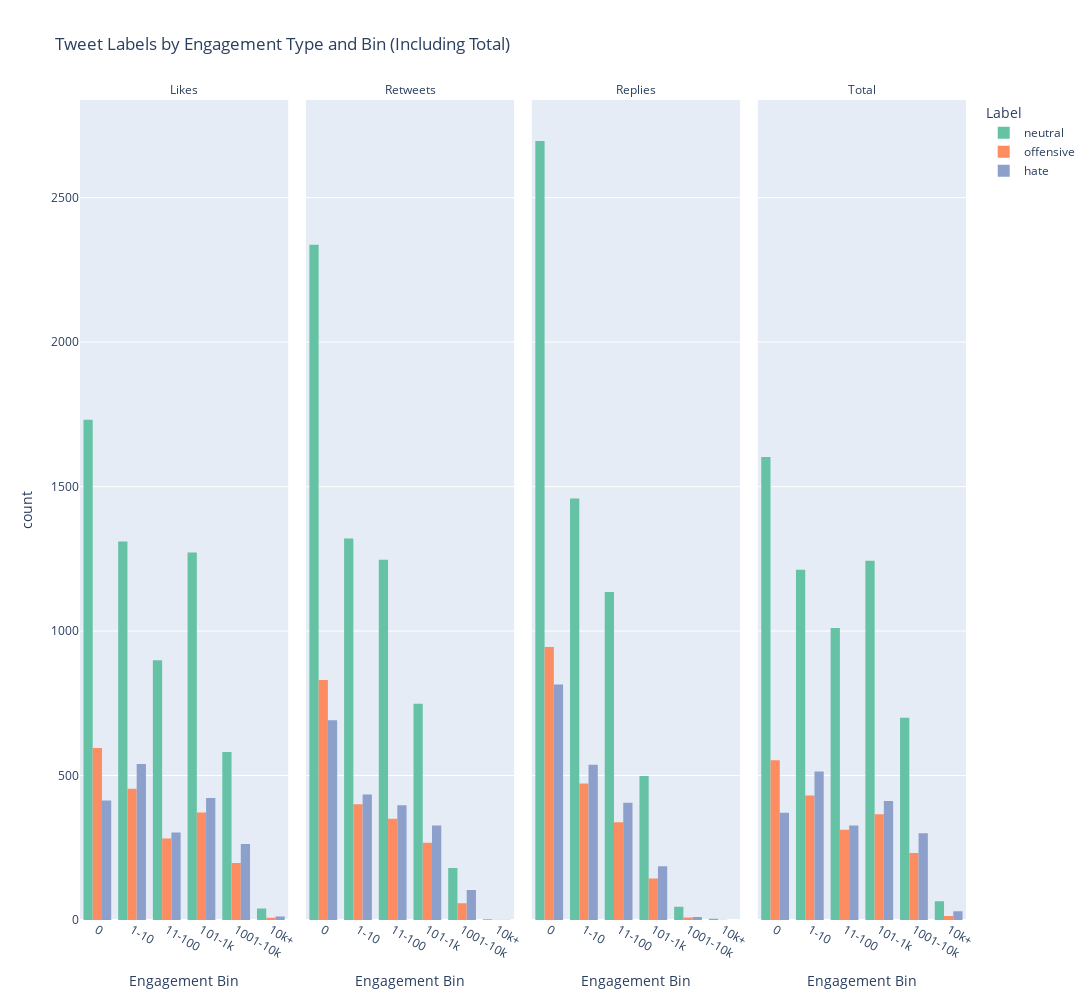

The notebook cell this image was saved under:
### Markdown cell above
### Engagement by Label categories

### Code cell
# Melt individual engagement types
long_df = pd.melt(
    df,
    id_vars='label',
    value_vars=['likes_bin', 'retweets_bin', 'replies_bin'],
    var_name='engagement_type',
    value_name='bin_value'
)

# Clean up engagement type names
long_df['engagement_type'] = long_df['engagement_type'].str.replace('_bin', '').str.capitalize()

# Append the combined engagement data
comb_engagement_df = df[['label', 'engagement_bin']].rename(columns={'engagement_bin': 'bin_value'})
comb_engagement_df['engagement_type'] = 'Total'
long_df = pd.concat([long_df, comb_engagement_df], ignore_index=True)

# Plotly faceted bar chart with combined engagement
fig = px.histogram(
    long_df,
    x='bin_value',
    color='label',
    facet_col='engagement_type',
    category_orders={
        'bin_value': ['0', '1-10', '11-100', '101-1k', '1001-10k', '10k+'],
        'engagement_type': ['Likes', 'Retweets', 'Replies', 'Total']
    },
    color_discrete_sequence=px.colors.qualitative.Set2,
    barmode='group',
    title="Tweet Labels by Engagement Type and Bin (Including Total)",
    labels={'bin_value': 'Engagement Bin', 'count': 'Tweet Count'},
    height=1000,
    width=2400
)

fig.update_layout(
    showlegend=True,
    legend_title_text='Label'
)

fig.for_each_annotation(lambda a: a.update(text=a.text.split("=")[-1]))  # Clean up facet titles

fig.show()

### Figure 1 — Plotly figure (JSON) as saved in the notebook; plotly's stock layout.template omitted (floating-point values rounded to 4 significant figures; data arrays with more than 128 entries replaced by an {"elided": "..."} marker saying what was removed)
{"data": [{"alignmentgroup": "True", "bingroup": "x", "hovertemplate": "label=neutral<br>engagement_type=Likes<br>Engagement Bin=%{x}<br>count=%{y}<extra></extra>", "legendgroup": "neutral", "marker": {"color": "rgb(102,194,165)"}, "name": "neutral", "offsetgroup": "neutral", "orientation": "v", "showlegend": true, "type": "histogram", "x": {"elided": "5838 str values"}, "xaxis": "x", "yaxis": "y"}, {"alignmentgroup": "True", "bingroup": "x", "hovertemplate": "label=neutral<br>engagement_type=Retweets<br>Engagement Bin=%{x}<br>count=%{y}<extra></extra>", "legendgroup": "neutral", "marker": {"color": "rgb(102,194,165)"}, "name": "neutral", "offsetgroup": "neutral", "orientation": "v", "showlegend": false, "type": "histogram", "x": {"elided": "5838 str values"}, "xaxis": "x2", "yaxis": "y2"}, {"alignmentgroup": "True", "bingroup": "x", "hovertemplate": "label=neutral<br>engagement_type=Replies<br>Engagement Bin=%{x}<br>count=%{y}<extra></extra>", "legendgroup": "neutral", "marker": {"color": "rgb(102,194,165)"}, "name": "neutral", "offsetgroup": "neutral", "orientation": "v", "showlegend": false, "type": "histogram", "x": {"elided": "5838 str values"}, "xaxis": "x3", "yaxis": "y3"}, {"alignmentgroup": "True", "bingroup": "x", "hovertemplate": "label=neutral<br>engagement_type=Total<br>Engagement Bin=%{x}<br>count=%{y}<extra></extra>", "legendgroup": "neutral", "marker": {"color": "rgb(102,194,165)"}, "name": "neutral", "offsetgroup": "neutral", "orientation": "v", "showlegend": false, "type": "histogram", "x": {"elided": "5838 str values"}, "xaxis": "x4", "yaxis": "y4"}, {"alignmentgroup": "True", "bingroup": "x", "hovertemplate": "label=offensive<br>engagement_type=Likes<br>Engagement Bin=%{x}<br>count=%{y}<extra></extra>", "legendgroup": "offensive", "marker": {"color": "rgb(252,141,98)"}, "name": "offensive", "offsetgroup": "offensive", "orientation": "v", "showlegend": true, "type": "histogram", "x": {"elided": "1909 str values"}, "xaxis": "x", "yaxis": "y"}, {"alignmentgroup": "True", "bingroup": "x", "hovertemplate": "label=offensive<br>engagement_type=Retweets<br>Engagement Bin=%{x}<br>count=%{y}<extra></extra>", "legendgroup": "offensive", "marker": {"color": "rgb(252,141,98)"}, "name": "offensive", "offsetgroup": "offensive", "orientation": "v", "showlegend": false, "type": "histogram", "x": {"elided": "1909 str values"}, "xaxis": "x2", "yaxis": "y2"}, {"alignmentgroup": "True", "bingroup": "x", "hovertemplate": "label=offensive<br>engagement_type=Replies<br>Engagement Bin=%{x}<br>count=%{y}<extra></extra>", "legendgroup": "offensive", "marker": {"color": "rgb(252,141,98)"}, "name": "offensive", "offsetgroup": "offensive", "orientation": "v", "showlegend": false, "type": "histogram", "x": {"elided": "1909 str values"}, "xaxis": "x3", "yaxis": "y3"}, {"alignmentgroup": "True", "bingroup": "x", "hovertemplate": "label=offensive<br>engagement_type=Total<br>Engagement Bin=%{x}<br>count=%{y}<extra></extra>", "legendgroup": "offensive", "marker": {"color": "rgb(252,141,98)"}, "name": "offensive", "offsetgroup": "offensive", "orientation": "v", "showlegend": false, "type": "histogram", "x": {"elided": "1909 str values"}, "xaxis": "x4", "yaxis": "y4"}, {"alignmentgroup": "True", "bingroup": "x", "hovertemplate": "label=hate<br>engagement_type=Likes<br>Engagement Bin=%{x}<br>count=%{y}<extra></extra>", "legendgroup": "hate", "marker": {"color": "rgb(141,160,203)"}, "name": "hate", "offsetgroup": "hate", "orientation": "v", "showlegend": true, "type": "histogram", "x": {"elided": "1954 str values"}, "xaxis": "x", "yaxis": "y"}, {"alignmentgroup": "True", "bingroup": "x", "hovertemplate": "label=hate<br>engagement_type=Retweets<br>Engagement Bin=%{x}<br>count=%{y}<extra></extra>", "legendgroup": "hate", "marker": {"color": "rgb(141,160,203)"}, "name": "hate", "offsetgroup": "hate", "orientation": "v", "showlegend": false, "type": "histogram", "x": {"elided": "1954 str values"}, "xaxis": "x2", "yaxis": "y2"}, {"alignmentgroup": "True", "bingroup": "x", "hovertemplate": "label=hate<br>engagement_type=Replies<br>Engagement Bin=%{x}<br>count=%{y}<extra></extra>", "legendgroup": "hate", "marker": {"color": "rgb(141,160,203)"}, "name": "hate", "offsetgroup": "hate", "orientation": "v", "showlegend": false, "type": "histogram", "x": {"elided": "1954 str values"}, "xaxis": "x3", "yaxis": "y3"}, {"alignmentgroup": "True", "bingroup": "x", "hovertemplate": "label=hate<br>engagement_type=Total<br>Engagement Bin=%{x}<br>count=%{y}<extra></extra>", "legendgroup": "hate", "marker": {"color": "rgb(141,160,203)"}, "name": "hate", "offsetgroup": "hate", "orientation": "v", "showlegend": false, "type": "histogram", "x": {"elided": "1954 str values"}, "xaxis": "x4", "yaxis": "y4"}], "layout": {"annotations": [{"font": {}, "showarrow": false, "text": "Likes", "x": 0.1175, "xanchor": "center", "xref": "paper", "y": 1, "yanchor": "bottom", "yref": "paper"}, {"font": {}, "showarrow": false, "text": "Retweets", "x": 0.3725, "xanchor": "center", "xref": "paper", "y": 1, "yanchor": "bottom", "yref": "paper"}, {"font": {}, "showarrow": false, "text": "Replies", "x": 0.6275, "xanchor": "center", "xref": "paper", "y": 1, "yanchor": "bottom", "yref": "paper"}, {"font": {}, "showarrow": false, "text": "Total", "x": 0.8825, "xanchor": "center", "xref": "paper", "y": 1, "yanchor": "bottom", "yref": "paper"}], "barmode": "group", "height": 1000, "legend": {"title": {"text": "Label"}, "tracegroupgap": 0}, "showlegend": true, "title": {"text": "Tweet Labels by Engagement Type and Bin (Including Total)"}, "width": 2400, "xaxis": {"anchor": "y", "categoryarray": ["0", "1-10", "11-100", "101-1k", "1001-10k", "10k+"], "categoryorder": "array", "domain": [0, 0.235], "title": {"text": "Engagement Bin"}}, "xaxis2": {"anchor": "y2", "categoryarray": ["0", "1-10", "11-100", "101-1k", "1001-10k", "10k+"], "categoryorder": "array", "domain": [0.255, 0.49], "matches": "x", "title": {"text": "Engagement Bin"}}, "xaxis3": {"anchor": "y3", "categoryarray": ["0", "1-10", "11-100", "101-1k", "1001-10k", "10k+"], "categoryorder": "array", "domain": [0.51, 0.745], "matches": "x", "title": {"text": "Engagement Bin"}}, "xaxis4": {"anchor": "y4", "categoryarray": ["0", "1-10", "11-100", "101-1k", "1001-10k", "10k+"], "categoryorder": "array", "domain": [0.765, 1.0], "matches": "x", "title": {"text": "Engagement Bin"}}, "yaxis": {"anchor": "x", "domain": [0, 1], "title": {"text": "count"}}, "yaxis2": {"anchor": "x2", "domain": [0, 1], "matches": "y", "showticklabels": false}, "yaxis3": {"anchor": "x3", "domain": [0, 1], "matches": "y", "showticklabels": false}, "yaxis4": {"anchor": "x4", "domain": [0, 1], "matches": "y", "showticklabels": false}}}
